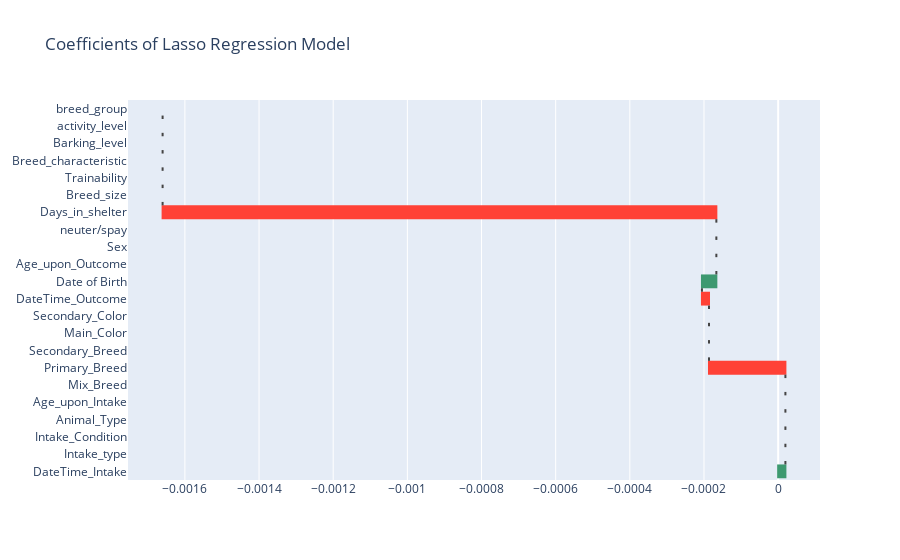

Write notebook code for a chart like this one.
### Code cell
#from pygments.lexers import go
import plotly.graph_objects as go
#from matplotlib.pyplot import figure as fig



fig = go.Figure(
    go.Waterfall(name= "Lasso Coefficients",
                 orientation= "h",
                 y = x.columns.values,
                 x = lasso.coef_))
fig.update_layout(title = "Coefficients of Lasso Regression Model")
fig.show()

### Figure 1 — Plotly figure (JSON) as saved in the notebook; plotly's stock layout.template omitted (floating-point values rounded to 4 significant figures)
{"data": [{"name": "Lasso Coefficients", "orientation": "h", "x": [1.956e-05, 0.0, 0.0, 0.0, -0.0, -0.0, -0.0002061, 0.0, -0.0, -0.0, -1.896e-05, 3.88e-05, -0.0, 0.0, -0.0, -0.001493, -0.0, -0.0, -0.0, -0.0, 0.0, -0.0], "y": ["DateTime_Intake", "Intake_type", "Intake_Condition", "Animal_Type", "Age_upon_Intake", "Mix_Breed", "Primary_Breed", "Secondary_Breed", "Main_Color", "Secondary_Color", "DateTime_Outcome", "Date of Birth", "Age_upon_Outcome", "Sex", "neuter/spay", "Days_in_shelter", "Breed_size", "Trainability", "Breed_characteristic", "Barking_level", "activity_level", "breed_group"], "type": "waterfall"}], "layout": {"title": {"text": "Coefficients of Lasso Regression Model"}}}
